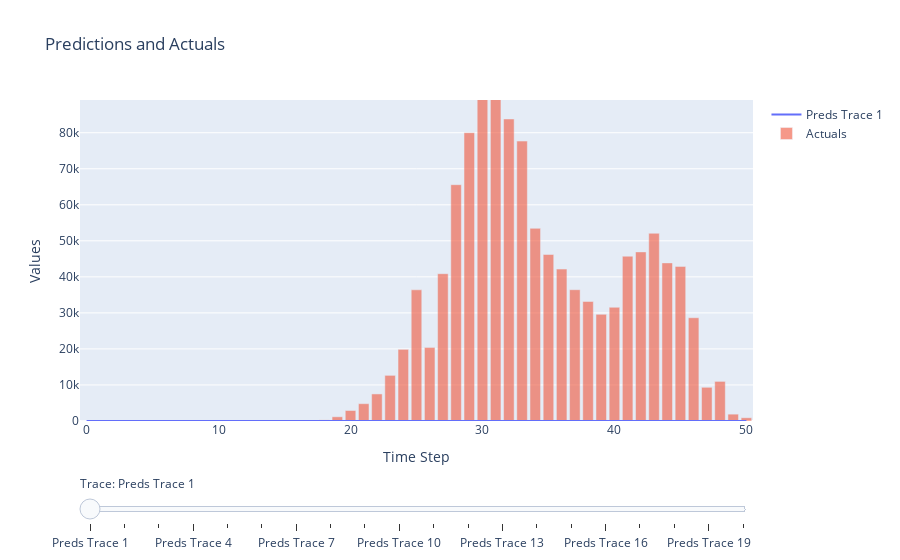

The notebook cell saved with this chart:
### Code cell
fig2.show()

### Figure 1 — Plotly figure (JSON) as saved in the notebook; plotly's stock layout.template omitted (floating-point values rounded to 4 significant figures)
{"data": [{"mode": "lines", "name": "Preds Trace 1", "type": "scatter", "visible": true, "x": [0, 1, 2, 3, 4, 5, 6, 7, 8, 9, 10, 11, 12, 13, 14, 15, 16, 17, 18, 19, 20, 21, 22, 23, 24, 25, 26, 27, 28, 29, 30, 31, 32, 33, 34, 35, 36, 37, 38, 39, 40, 41, 42, 43, 44, 45, 46, 47, 48, 49, 50], "y": [0.0, 0.0, 0.0, 0.0, 0.0, 0.0, 0.0, 0.0, 0.0, 0.0, 0.0, 0.0, 0.0, 0.0, 0.0, 0.0, 0.0, 0.0, 0.0, 0.0, 0.0, 0.0, 0.0, 0.0, 0.0, 0.0, 0.0, 0.0, 0.0, 0.0, 0.0, 0.0, 0.0, 0.0, 0.0, 0.0, 0.0, 0.0, 0.0, 0.0, 0.0, 0.0, 0.0, 0.0, 0.0, 0.0, 0.0, 0.0, 0.0, 0.0, 0.0]}, {"mode": "lines", "name": "Preds Trace 2", "type": "scatter", "visible": false, "x": [0, 1, 2, 3, 4, 5, 6, 7, 8, 9, 10, 11, 12, 13, 14, 15, 16, 17, 18, 19, 20, 21, 22, 23, 24, 25, 26, 27, 28, 29, 30, 31, 32, 33, 34, 35, 36, 37, 38, 39, 40, 41, 42, 43, 44, 45, 46, 47, 48, 49, 50], "y": [0.0, 0.0, 0.0, 0.0, 0.0, 0.0, 0.0, 0.0, 0.0, 0.0, 0.0, 0.0, 0.0, 0.0, 0.0, 0.0, 0.0, 0.0, 0.0, 0.0, 0.0, 0.0, 0.0, 0.0, 0.0, 0.0, 0.0, 0.0, 0.0, 0.0, 0.0, 0.0, 0.0, 0.0, 0.0, 0.0, 0.0, 0.0, 0.0, 0.0, 0.0, 0.0, 0.0, 0.0, 0.0, 0.0, 0.0, 0.0, 0.0, 0.0, 0.0]}, {"mode": "lines", "name": "Preds Trace 3", "type": "scatter", "visible": false, "x": [0, 1, 2, 3, 4, 5, 6, 7, 8, 9, 10, 11, 12, 13, 14, 15, 16, 17, 18, 19, 20, 21, 22, 23, 24, 25, 26, 27, 28, 29, 30, 31, 32, 33, 34, 35, 36, 37, 38, 39, 40, 41, 42, 43, 44, 45, 46, 47, 48, 49, 50], "y": [0.0, 0.0, 0.0, 0.0, 0.0, 0.0, 0.0, 0.0, 0.0, 0.0, 0.0, 0.0, 0.0, 0.0, 0.0, 0.0, 0.0, 0.0, 0.0, 0.0, 0.0, 0.0, 0.0, 0.0, 0.0, 0.0, 0.0, 0.0, 0.0, 0.0, 0.0, 0.0, 0.0, 0.0, 0.0, 0.0, 0.0, 0.0, 0.0, 0.0, 0.0, 0.0, 0.0, 0.0, 0.0, 0.0, 0.0, 0.0, 0.0, 0.0, 0.0]}, {"mode": "lines", "name": "Preds Trace 4", "type": "scatter", "visible": false, "x": [0, 1, 2, 3, 4, 5, 6, 7, 8, 9, 10, 11, 12, 13, 14, 15, 16, 17, 18, 19, 20, 21, 22, 23, 24, 25, 26, 27, 28, 29, 30, 31, 32, 33, 34, 35, 36, 37, 38, 39, 40, 41, 42, 43, 44, 45, 46, 47, 48, 49, 50], "y": [0.0, 0.0, 0.0, 0.0, 0.0, 0.0, 0.0, 0.0, 0.0, 0.0, 0.0, 0.0, 0.0, 0.0, 0.0, 0.0, 0.0, 0.0, 0.0, 0.0, 0.0, 0.0, 0.0, 0.0, 0.0, 0.0, 0.0, 0.0, 0.0, 0.0, 0.0, 0.0, 0.0, 0.0, 0.0, 0.0, 0.0, 0.0, 0.0, 0.0, 0.0, 0.0, 0.0, 0.0, 0.0, 0.0, 0.0, 0.0, 0.0, 0.0, 0.0]}, {"mode": "lines", "name": "Preds Trace 5", "type": "scatter", "visible": false, "x": [0, 1, 2, 3, 4, 5, 6, 7, 8, 9, 10, 11, 12, 13, 14, 15, 16, 17, 18, 19, 20, 21, 22, 23, 24, 25, 26, 27, 28, 29, 30, 31, 32, 33, 34, 35, 36, 37, 38, 39, 40, 41, 42, 43, 44, 45, 46, 47, 48, 49, 50], "y": [0.0, 0.0, 0.0, 0.0, 0.0, 0.0, 0.0, 0.0, 0.0, 0.0, 0.0, 0.0, 0.0, 0.0, 0.0, 0.0, 0.0, 0.0, 0.0, 0.0, 0.0, 0.0, 0.0, 0.0, 0.0, 0.0, 0.0, 0.0, 0.0, 0.0, 0.0, 0.0, 0.0, 0.0, 0.0, 0.0, 0.0, 0.0, 0.0, 0.0, 0.0, 0.0, 0.0, 0.0, 0.0, 0.0, 0.0, 0.0, 0.0, 0.0, 0.0]}, {"mode": "lines", "name": "Preds Trace 6", "type": "scatter", "visible": false, "x": [0, 1, 2, 3, 4, 5, 6, 7, 8, 9, 10, 11, 12, 13, 14, 15, 16, 17, 18, 19, 20, 21, 22, 23, 24, 25, 26, 27, 28, 29, 30, 31, 32, 33, 34, 35, 36, 37, 38, 39, 40, 41, 42, 43, 44, 45, 46, 47, 48, 49, 50], "y": [0.0, 0.0, 0.0, 0.0, 0.0, 0.0, 0.0, 0.0, 0.0, 0.8904, 7.183, 8.062, 34.89, 142.1, 313.3, 627.6, 951.3, 1094.0, 1340.0, 1617.0, 1971.0, 2386.0, 2821.0, 3617.0, 4245.0, 5223.0, 5981.0, 6907.0, 7494.0, 7299.0, 7663.0, 7862.0, 7376.0, 7498.0, 6662.0, 6062.0, 5445.0, 5167.0, 5355.0, 5546.0, 5115.0, 5032.0, 4407.0, 4273.0, 3586.0, 3349.0, 2747.0, 1433.0, 1002.0, 374.9, 241.2]}, {"mode": "lines", "name": "Preds Trace 7", "type": "scatter", "visible": false, "x": [0, 1, 2, 3, 4, 5, 6, 7, 8, 9, 10, 11, 12, 13, 14, 15, 16, 17, 18, 19, 20, 21, 22, 23, 24, 25, 26, 27, 28, 29, 30, 31, 32, 33, 34, 35, 36, 37, 38, 39, 40, 41, 42, 43, 44, 45, 46, 47, 48, 49, 50], "y": [0.0, 0.0, 0.0, 0.0, 0.0, 0.0, 0.0, 0.0, 0.0, 0.0, 7.22, 5.989, 34.99, 142.3, 312.0, 628.5, 951.2, 1094.0, 1342.0, 1616.0, 1973.0, 2387.0, 2822.0, 3621.0, 4251.0, 5229.0, 5989.0, 6916.0, 7504.0, 7308.0, 7673.0, 7872.0, 7383.0, 7622.0, 6670.0, 6070.0, 5452.0, 5174.0, 5363.0, 5555.0, 5123.0, 5040.0, 4415.0, 4280.0, 3593.0, 3355.0, 2753.0, 1436.0, 1004.0, 375.5, 241.5]}, {"mode": "lines", "name": "Preds Trace 8", "type": "scatter", "visible": false, "x": [0, 1, 2, 3, 4, 5, 6, 7, 8, 9, 10, 11, 12, 13, 14, 15, 16, 17, 18, 19, 20, 21, 22, 23, 24, 25, 26, 27, 28, 29, 30, 31, 32, 33, 34, 35, 36, 37, 38, 39, 40, 41, 42, 43, 44, 45, 46, 47, 48, 49, 50], "y": [0.0, 0.0, 0.0, 0.0, 0.0, 0.0, 0.0, 0.0, 0.0, 0.0, 0.0, 5.989, 18.24, 142.3, 312.1, 614.2, 951.5, 1084.0, 1325.0, 1616.0, 1939.0, 2371.0, 2794.0, 3588.0, 4238.0, 5231.0, 5974.0, 6908.0, 7494.0, 7310.0, 7748.0, 7874.0, 7375.0, 7589.0, 7216.0, 6054.0, 5452.0, 5169.0, 5365.0, 5557.0, 5125.0, 5042.0, 4416.0, 4282.0, 3594.0, 3356.0, 2753.0, 1436.0, 1004.0, 375.6, 241.6]}, {"mode": "lines", "name": "Preds Trace 9", "type": "scatter", "visible": false, "x": [0, 1, 2, 3, 4, 5, 6, 7, 8, 9, 10, 11, 12, 13, 14, 15, 16, 17, 18, 19, 20, 21, 22, 23, 24, 25, 26, 27, 28, 29, 30, 31, 32, 33, 34, 35, 36, 37, 38, 39, 40, 41, 42, 43, 44, 45, 46, 47, 48, 49, 50], "y": [0.0, 0.0, 0.0, 0.0, 0.0, 0.0, 0.0, 0.0, 0.0, 0.0, 0.0, 0.0, 18.24, 128.2, 312.1, 614.2, 939.7, 1084.0, 1317.0, 1602.0, 1939.0, 2340.0, 2780.0, 3563.0, 4209.0, 5219.0, 5974.0, 6894.0, 7486.0, 7300.0, 7749.0, 7950.0, 7375.0, 7581.0, 7187.0, 7161.0, 5438.0, 5167.0, 5370.0, 5557.0, 5126.0, 5043.0, 4417.0, 4282.0, 3594.0, 3357.0, 2754.0, 1437.0, 1004.0, 375.9, 241.9]}, {"mode": "lines", "name": "Preds Trace 10", "type": "scatter", "visible": false, "x": [0, 1, 2, 3, 4, 5, 6, 7, 8, 9, 10, 11, 12, 13, 14, 15, 16, 17, 18, 19, 20, 21, 22, 23, 24, 25, 26, 27, 28, 29, 30, 31, 32, 33, 34, 35, 36, 37, 38, 39, 40, 41, 42, 43, 44, 45, 46, 47, 48, 49, 50], "y": [0.0, 0.0, 0.0, 0.0, 0.0, 0.0, 0.0, 0.0, 0.0, 0.0, 0.0, 0.0, 0.0, 128.2, 269.2, 614.2, 939.7, 1048.0, 1317.0, 1577.0, 1896.0, 2340.0, 2687.0, 3520.0, 4133.0, 5141.0, 5936.0, 6894.0, 7644.0, 7275.0, 7789.0, 7951.0, 8078.0, 7583.0, 7164.0, 7083.0, 7991.0, 5125.0, 5366.0, 5594.0, 5127.0, 5045.0, 4419.0, 4284.0, 3595.0, 3358.0, 2754.0, 1437.0, 1005.0, 376.4, 242.3]}, {"mode": "lines", "name": "Preds Trace 11", "type": "scatter", "visible": false, "x": [0, 1, 2, 3, 4, 5, 6, 7, 8, 9, 10, 11, 12, 13, 14, 15, 16, 17, 18, 19, 20, 21, 22, 23, 24, 25, 26, 27, 28, 29, 30, 31, 32, 33, 34, 35, 36, 37, 38, 39, 40, 41, 42, 43, 44, 45, 46, 47, 48, 49, 50], "y": [0.0, 0.0, 0.0, 0.0, 0.0, 0.0, 0.0, 0.0, 0.0, 0.0, 0.0, 0.0, 0.0, 0.0, 269.2, 313.3, 939.7, 1048.0, 1060.0, 1577.0, 1718.0, 2038.0, 2687.0, 2865.0, 3871.0, 4706.0, 5600.0, 6633.0, 7648.0, 7670.0, 7616.0, 7959.0, 8082.0, 9824.0, 7168.0, 6907.0, 7876.0, 7088.0, 5064.0, 5554.0, 5136.0, 5048.0, 4422.0, 4287.0, 3598.0, 3360.0, 2757.0, 1438.0, 1006.0, 376.9, 242.8]}, {"mode": "lines", "name": "Preds Trace 12", "type": "scatter", "visible": false, "x": [0, 1, 2, 3, 4, 5, 6, 7, 8, 9, 10, 11, 12, 13, 14, 15, 16, 17, 18, 19, 20, 21, 22, 23, 24, 25, 26, 27, 28, 29, 30, 31, 32, 33, 34, 35, 36, 37, 38, 39, 40, 41, 42, 43, 44, 45, 46, 47, 48, 49, 50], "y": [0.0, 0.0, 0.0, 0.0, 0.0, 0.0, 0.0, 0.0, 0.0, 0.0, 0.0, 0.0, 0.0, 0.0, 0.0, 313.3, 307.9, 1048.0, 1060.0, 1036.0, 1718.0, 1665.0, 2051.0, 2865.0, 2494.0, 4250.0, 5529.0, 7011.0, 7095.0, 7673.0, 11040.0, 8415.0, 8471.0, 9830.0, 11760.0, 6914.0, 7585.0, 8155.0, 6854.0, 5099.0, 5064.0, 5407.0, 4428.0, 4293.0, 3603.0, 3365.0, 2761.0, 1439.0, 1007.0, 377.0, 242.8]}, {"mode": "lines", "name": "Preds Trace 13", "type": "scatter", "visible": false, "x": [0, 1, 2, 3, 4, 5, 6, 7, 8, 9, 10, 11, 12, 13, 14, 15, 16, 17, 18, 19, 20, 21, 22, 23, 24, 25, 26, 27, 28, 29, 30, 31, 32, 33, 34, 35, 36, 37, 38, 39, 40, 41, 42, 43, 44, 45, 46, 47, 48, 49, 50], "y": [0.0, 0.0, 0.0, 0.0, 0.0, 0.0, 0.0, 0.0, 0.0, 0.0, 0.0, 0.0, 0.0, 0.0, 0.0, 0.0, 307.9, 312.3, 1060.0, 1036.0, 1089.0, 1665.0, 1740.0, 2176.0, 2495.0, 2762.0, 5608.0, 10130.0, 10080.0, 7602.0, 11050.0, 15940.0, 10270.0, 11590.0, 11770.0, 15280.0, 7590.0, 9343.0, 10180.0, 5698.0, 5394.0, 5316.0, 5126.0, 4297.0, 3605.0, 3366.0, 2762.0, 1440.0, 1008.0, 377.0, 242.8]}, {"mode": "lines", "name": "Preds Trace 14", "type": "scatter", "visible": false, "x": [0, 1, 2, 3, 4, 5, 6, 7, 8, 9, 10, 11, 12, 13, 14, 15, 16, 17, 18, 19, 20, 21, 22, 23, 24, 25, 26, 27, 28, 29, 30, 31, 32, 33, 34, 35, 36, 37, 38, 39, 40, 41, 42, 43, 44, 45, 46, 47, 48, 49, 50], "y": [0.0, 0.0, 0.0, 0.0, 0.0, 0.0, 0.0, 0.0, 0.0, 0.0, 0.0, 0.0, 0.0, 0.0, 0.0, 0.0, 29.01, 312.9, 361.2, 1037.0, 1090.0, 1048.0, 1741.0, 2077.0, 2030.0, 2764.0, 5402.0, 11650.0, 19420.0, 16120.0, 12400.0, 15950.0, 21710.0, 15490.0, 16820.0, 15290.0, 19530.0, 9346.0, 12040.0, 11820.0, 6897.0, 6186.0, 5035.0, 5837.0, 3606.0, 3368.0, 2763.0, 1440.0, 1008.0, 376.6, 242.5]}, {"mode": "lines", "name": "Preds Trace 15", "type": "scatter", "visible": false, "x": [0, 1, 2, 3, 4, 5, 6, 7, 8, 9, 10, 11, 12, 13, 14, 15, 16, 17, 18, 19, 20, 21, 22, 23, 24, 25, 26, 27, 28, 29, 30, 31, 32, 33, 34, 35, 36, 37, 38, 39, 40, 41, 42, 43, 44, 45, 46, 47, 48, 49, 50], "y": [0.0, 0.0, 0.0, 0.0, 0.0, 0.0, 0.0, 0.0, 0.0, 0.0, 0.0, 0.0, 0.0, 0.0, 0.0, 0.0, 29.01, 120.4, 362.1, 889.6, 1094.0, 1051.0, 1656.0, 2084.0, 2561.0, 3663.0, 5407.0, 15680.0, 23640.0, 30620.0, 25150.0, 20220.0, 21720.0, 26370.0, 21530.0, 22520.0, 19530.0, 21090.0, 12040.0, 15010.0, 19020.0, 7103.0, 6150.0, 5763.0, 5587.0, 3370.0, 2765.0, 1442.0, 1009.0, 377.3, 242.8]}, {"mode": "lines", "name": "Preds Trace 16", "type": "scatter", "visible": false, "x": [0, 1, 2, 3, 4, 5, 6, 7, 8, 9, 10, 11, 12, 13, 14, 15, 16, 17, 18, 19, 20, 21, 22, 23, 24, 25, 26, 27, 28, 29, 30, 31, 32, 33, 34, 35, 36, 37, 38, 39, 40, 41, 42, 43, 44, 45, 46, 47, 48, 49, 50], "y": [0.0, 0.0, 0.0, 0.0, 0.0, 0.0, 0.0, 0.0, 0.0, 0.0, 0.0, 0.0, 0.0, 0.0, 0.0, 0.0, 29.01, 120.4, 303.9, 889.7, 2059.0, 1052.0, 1657.0, 2568.0, 2562.0, 5379.0, 9042.0, 15680.0, 33890.0, 36970.0, 42460.0, 38320.0, 28230.0, 26380.0, 32790.0, 26680.0, 28020.0, 21090.0, 20890.0, 15010.0, 22870.0, 33830.0, 8022.0, 6955.0, 5517.0, 5925.0, 2765.0, 1441.0, 1009.0, 377.3, 242.8]}, {"mode": "lines", "name": "Preds Trace 17", "type": "scatter", "visible": false, "x": [0, 1, 2, 3, 4, 5, 6, 7, 8, 9, 10, 11, 12, 13, 14, 15, 16, 17, 18, 19, 20, 21, 22, 23, 24, 25, 26, 27, 28, 29, 30, 31, 32, 33, 34, 35, 36, 37, 38, 39, 40, 41, 42, 43, 44, 45, 46, 47, 48, 49, 50], "y": [0.0, 0.0, 0.0, 0.0, 0.0, 0.0, 0.0, 0.0, 0.0, 0.0, 0.0, 0.0, 0.0, 0.0, 0.0, 0.0, 29.01, 120.4, 303.9, 1168.0, 2059.0, 2884.0, 1657.0, 2568.0, 4416.0, 5379.0, 11790.0, 24650.0, 33890.0, 55170.0, 48940.0, 56090.0, 45000.0, 33140.0, 32790.0, 38040.0, 30650.0, 27580.0, 20890.0, 20530.0, 22870.0, 40330.0, 39760.0, 11240.0, 7214.0, 5867.0, 5328.0, 1442.0, 1009.0, 377.3, 242.8]}, {"mode": "lines", "name": "Preds Trace 18", "type": "scatter", "visible": false, "x": [0, 1, 2, 3, 4, 5, 6, 7, 8, 9, 10, 11, 12, 13, 14, 15, 16, 17, 18, 19, 20, 21, 22, 23, 24, 25, 26, 27, 28, 29, 30, 31, 32, 33, 34, 35, 36, 37, 38, 39, 40, 41, 42, 43, 44, 45, 46, 47, 48, 49, 50], "y": [0.0, 0.0, 0.0, 0.0, 0.0, 0.0, 0.0, 0.0, 0.0, 0.0, 0.0, 0.0, 0.0, 0.0, 0.0, 0.0, 29.01, 120.4, 303.9, 1168.0, 2910.0, 2884.0, 4206.0, 2568.0, 4416.0, 10800.0, 11790.0, 28150.0, 48550.0, 55170.0, 69680.0, 63520.0, 59840.0, 46630.0, 37330.0, 38040.0, 41600.0, 28790.0, 27020.0, 20530.0, 26560.0, 40330.0, 45980.0, 45660.0, 14030.0, 8059.0, 5300.0, 3911.0, 1009.0, 377.3, 242.8]}, {"mode": "lines", "name": "Preds Trace 19", "type": "scatter", "visible": false, "x": [0, 1, 2, 3, 4, 5, 6, 7, 8, 9, 10, 11, 12, 13, 14, 15, 16, 17, 18, 19, 20, 21, 22, 23, 24, 25, 26, 27, 28, 29, 30, 31, 32, 33, 34, 35, 36, 37, 38, 39, 40, 41, 42, 43, 44, 45, 46, 47, 48, 49, 50], "y": [0.0, 0.0, 0.0, 0.0, 0.0, 0.0, 0.0, 0.0, 0.0, 0.0, 0.0, 0.0, 0.0, 0.0, 0.0, 0.0, 29.01, 120.4, 303.9, 1168.0, 2910.0, 4804.0, 4206.0, 8739.0, 4416.0, 10800.0, 20410.0, 28150.0, 52950.0, 76010.0, 69680.0, 83970.0, 66610.0, 57920.0, 42980.0, 39630.0, 41600.0, 36920.0, 27360.0, 25220.0, 26560.0, 42150.0, 45980.0, 51430.0, 37890.0, 14630.0, 7291.0, 3858.0, 3020.0, 377.3, 242.8]}, {"mode": "lines", "name": "Preds Trace 20", "type": "scatter", "visible": false, "x": [0, 1, 2, 3, 4, 5, 6, 7, 8, 9, 10, 11, 12, 13, 14, 15, 16, 17, 18, 19, 20, 21, 22, 23, 24, 25, 26, 27, 28, 29, 30, 31, 32, 33, 34, 35, 36, 37, 38, 39, 40, 41, 42, 43, 44, 45, 46, 47, 48, 49, 50], "y": [0.0, 0.0, 0.0, 0.0, 0.0, 0.0, 0.0, 0.0, 0.0, 0.0, 0.0, 0.0, 0.0, 0.0, 0.0, 0.0, 29.01, 120.4, 303.9, 1168.0, 2910.0, 4804.0, 7510.0, 8739.0, 19890.0, 10800.0, 20410.0, 40870.0, 52950.0, 80020.0, 89080.0, 83970.0, 83810.0, 64610.0, 48850.0, 41630.0, 41680.0, 36920.0, 33180.0, 25100.0, 31810.0, 42150.0, 46930.0, 51430.0, 43870.0, 36490.0, 10660.0, 8431.0, 3135.0, 1827.0, 242.5]}, {"name": "Actuals", "opacity": 0.6, "type": "bar", "x": [0, 1, 2, 3, 4, 5, 6, 7, 8, 9, 10, 11, 12, 13, 14, 15, 16, 17, 18, 19, 20, 21, 22, 23, 24, 25, 26, 27, 28, 29, 30, 31, 32, 33, 34, 35, 36, 37, 38, 39, 40, 41, 42, 43, 44, 45, 46, 47, 48, 49, 50], "y": [0.0, 0.0, 0.0, 0.0, 0.0, 0.0, 0.0, 0.0, 0.0, 0.0, 0.0, 0.0, 0.0, 0.0, 0.0, 0.0, 29.01, 120.4, 303.9, 1168.0, 2910.0, 4804.0, 7510.0, 12670.0, 19890.0, 36400.0, 20410.0, 40870.0, 65580.0, 80020.0, 91970.0, 98330.0, 83810.0, 77680.0, 53460.0, 46210.0, 42160.0, 36430.0, 33180.0, 29590.0, 31570.0, 45730.0, 46930.0, 52080.0, 43870.0, 42900.0, 28650.0, 9355.0, 10990.0, 1901.0, 899.9]}], "layout": {"barmode": "overlay", "sliders": [{"active": 0, "currentvalue": {"prefix": "Trace: "}, "pad": {"t": 51}, "steps": [{"args": [{"visible": [true, false, false, false, false, false, false, false, false, false, false, false, false, false, false, false, false, false, false, false, true]}], "label": "Preds Trace 1", "method": "update"}, {"args": [{"visible": [false, true, false, false, false, false, false, false, false, false, false, false, false, false, false, false, false, false, false, false, true]}], "label": "Preds Trace 2", "method": "update"}, {"args": [{"visible": [false, false, true, false, false, false, false, false, false, false, false, false, false, false, false, false, false, false, false, false, true]}], "label": "Preds Trace 3", "method": "update"}, {"args": [{"visible": [false, false, false, true, false, false, false, false, false, false, false, false, false, false, false, false, false, false, false, false, true]}], "label": "Preds Trace 4", "method": "update"}, {"args": [{"visible": [false, false, false, false, true, false, false, false, false, false, false, false, false, false, false, false, false, false, false, false, true]}], "label": "Preds Trace 5", "method": "update"}, {"args": [{"visible": [false, false, false, false, false, true, false, false, false, false, false, false, false, false, false, false, false, false, false, false, true]}], "label": "Preds Trace 6", "method": "update"}, {"args": [{"visible": [false, false, false, false, false, false, true, false, false, false, false, false, false, false, false, false, false, false, false, false, true]}], "label": "Preds Trace 7", "method": "update"}, {"args": [{"visible": [false, false, false, false, false, false, false, true, false, false, false, false, false, false, false, false, false, false, false, false, true]}], "label": "Preds Trace 8", "method": "update"}, {"args": [{"visible": [false, false, false, false, false, false, false, false, true, false, false, false, false, false, false, false, false, false, false, false, true]}], "label": "Preds Trace 9", "method": "update"}, {"args": [{"visible": [false, false, false, false, false, false, false, false, false, true, false, false, false, false, false, false, false, false, false, false, true]}], "label": "Preds Trace 10", "method": "update"}, {"args": [{"visible": [false, false, false, false, false, false, false, false, false, false, true, false, false, false, false, false, false, false, false, false, true]}], "label": "Preds Trace 11", "method": "update"}, {"args": [{"visible": [false, false, false, false, false, false, false, false, false, false, false, true, false, false, false, false, false, false, false, false, true]}], "label": "Preds Trace 12", "method": "update"}, {"args": [{"visible": [false, false, false, false, false, false, false, false, false, false, false, false, true, false, false, false, false, false, false, false, true]}], "label": "Preds Trace 13", "method": "update"}, {"args": [{"visible": [false, false, false, false, false, false, false, false, false, false, false, false, false, true, false, false, false, false, false, false, true]}], "label": "Preds Trace 14", "method": "update"}, {"args": [{"visible": [false, false, false, false, false, false, false, false, false, false, false, false, false, false, true, false, false, false, false, false, true]}], "label": "Preds Trace 15", "method": "update"}, {"args": [{"visible": [false, false, false, false, false, false, false, false, false, false, false, false, false, false, false, true, false, false, false, false, true]}], "label": "Preds Trace 16", "method": "update"}, {"args": [{"visible": [false, false, false, false, false, false, false, false, false, false, false, false, false, false, false, false, true, false, false, false, true]}], "label": "Preds Trace 17", "method": "update"}, {"args": [{"visible": [false, false, false, false, false, false, false, false, false, false, false, false, false, false, false, false, false, true, false, false, true]}], "label": "Preds Trace 18", "method": "update"}, {"args": [{"visible": [false, false, false, false, false, false, false, false, false, false, false, false, false, false, false, false, false, false, true, false, true]}], "label": "Preds Trace 19", "method": "update"}, {"args": [{"visible": [false, false, false, false, false, false, false, false, false, false, false, false, false, false, false, false, false, false, false, true, true]}], "label": "Preds Trace 20", "method": "update"}]}], "title": {"text": "Predictions and Actuals"}, "xaxis": {"title": {"text": "Time Step"}}, "yaxis": {"range": [0, 89080.0], "title": {"text": "Values"}}}}
